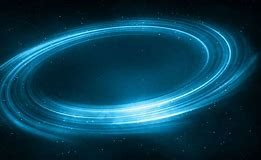
//> input picture Project/8.29/2.jpg, 261 x 160 px
$ ./025.直方图计算   (built with g++ and OpenCV 4)
//> lines starting //> are read from the running program, lines starting //| are printed output that depends on the picture
#include<opencv2/opencv.hpp>
#include<iostream>
#include<math.h>

using namespace std;
using namespace cv;
Mat src, dst, gray_src;
int main(int argc, char** argv) {
	src = imread("C:/Users/Admin/Desktop/opencv/Project/8.29/2.jpg", IMREAD_COLOR);//src 缩写为源文件 打开的文件名要加上格式 比如 jpg
//> src is the input picture: 160 rows x 261 cols, CV_8UC3; mean B, G, R 85.9, 64.6, 10.2
	if (src.empty())
	{
		printf("could not load image....\n");
		return -1;//返回值为-1 表示异常
	}
	namedWindow("input", CV_WINDOW_AUTOSIZE);//创建一个窗口并命名
	namedWindow("output", CV_WINDOW_AUTOSIZE);//创建一个窗口并命名
	imshow("input", src);//在指定窗口显示指定图片

	//分通道显示
	vector < Mat> bgr_planes;
	split(src, bgr_planes);//bgr_planes是一个数组 里面存放三个通道的图像
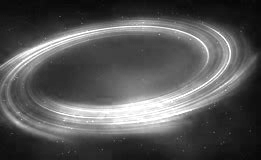
//> bgr_planes[0]: 160 rows x 261 cols, CV_8UC1; min 6, max 255, mean 85.9
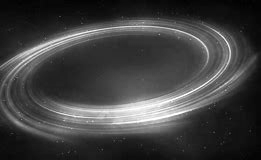
//> bgr_planes[1]: 160 rows x 261 cols, CV_8UC1; min 1, max 255, mean 64.6
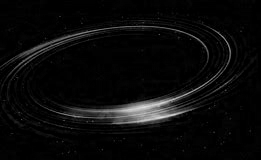
//> bgr_planes[2]: 160 rows x 261 cols, CV_8UC1; min 0, max 226, mean 10.2
	//imshow("single channel demo", bgr_planes[0]);

	//计算直方图
	int histSize = 256;
	float range[] = { 0, 256 };
	const float* histRanges = { range };
	Mat b_hist, g_hist, r_hist;
	calcHist(&bgr_planes[0], 1, 0, Mat(), b_hist, 1, &histSize, &histRanges, true, false);
//> b_hist = 256 values, max 693 at index 15, min 0 at index 0, mean 163.1
	calcHist(&bgr_planes[1], 1, 0, Mat(), g_hist, 1, &histSize, &histRanges, true, false);
//> g_hist = 256 values, max 721 at index 15, min 0 at index 0, mean 163.1
	calcHist(&bgr_planes[2], 1, 0, Mat(), r_hist, 1, &histSize, &histRanges, true, false);
//> r_hist = 256 values, max 14235 at index 0, min 0 at index 216, mean 163.1

	//归一化
	int hist_h = 400;
	int hist_w = 512;
	int bin_w = hist_w / histSize;
	Mat histImage(hist_w, hist_h, CV_8UC3, Scalar(0, 0, 0));
	normalize(b_hist, b_hist, 0, hist_h, NORM_MINMAX, -1, Mat());
//> b_hist = 256 values, max 400 at index 15, min 0 at index 0, mean 94.16
	normalize(g_hist, g_hist, 0, hist_h, NORM_MINMAX, -1, Mat());
//> g_hist = 256 values, max 400 at index 15, min 0 at index 0, mean 90.5
	normalize(r_hist, r_hist, 0, hist_h, NORM_MINMAX, -1, Mat());
//> r_hist = 256 values, max 400 at index 0, min 0 at index 216, mean 4.58

	// 绘制直方图
	for (int i = 1; i < histSize; i++) {
		line(histImage, Point((i - 1) * bin_w, hist_h - cvRound(b_hist.at<float>(i - 1))),
			Point((i)* bin_w, hist_h - cvRound(b_hist.at<float>(i))), Scalar(255, 0, 0), 2, LINE_AA);

		line(histImage, Point((i - 1) * bin_w, hist_h - cvRound(g_hist.at<float>(i - 1))),
			Point((i)* bin_w, hist_h - cvRound(g_hist.at<float>(i))), Scalar(0, 255, 0), 2, LINE_AA);

		line(histImage, Point((i - 1) * bin_w, hist_h - cvRound(r_hist.at<float>(i - 1))),
			Point((i)* bin_w, hist_h - cvRound(r_hist.at<float>(i))), Scalar(0, 0, 255), 2, LINE_AA);
	}
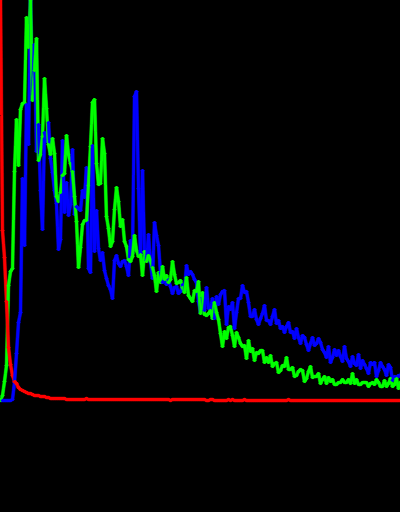
//> histImage: 512 rows x 400 cols, CV_8UC3; mean B, G, R 11.6, 9.7, 3.2
	imshow("histImage" , histImage);
	waitKey(0);
	return 0;
}

$ run again, with Project/8.29/1.jpg copied over Project/8.29/2.jpg
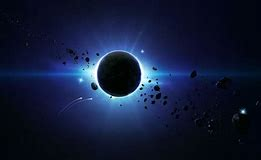
//> input picture Project/8.29/1.jpg, 261 x 160 px
//> src is the input picture: 160 rows x 261 cols, CV_8UC3; mean B, G, R 55.5, 27.9, 18.3
//> `split(src, bgr_planes);`:
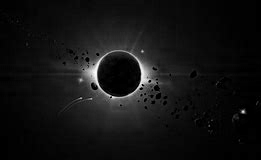
//> bgr_planes[2]: 160 rows x 261 cols, CV_8UC1; min 0, max 252, mean 18.3
//> `calcHist(&bgr_planes[0], 1, 0, Mat(), b_hist, 1, &histSize, &histRange..`: b_hist = 256 values, max 1710 at index 17, min 6 at index 236, mean 163.1
//> `calcHist(&bgr_planes[1], 1, 0, Mat(), g_hist, 1, &histSize, &histRange..`: g_hist = 256 values, max 2749 at index 7, min 4 at index 205, mean 163.1
//> `calcHist(&bgr_planes[2], 1, 0, Mat(), r_hist, 1, &histSize, &histRange..`: r_hist = 256 values, max 3722 at index 2, min 0 at index 209, mean 163.1
//> `normalize(b_hist, b_hist, 0, hist_h, NORM_MINMAX, -1, Mat());`: b_hist = 256 values, max 400 at index 17, min 0 at index 236, mean 36.88
//> `normalize(g_hist, g_hist, 0, hist_h, NORM_MINMAX, -1, Mat());`: g_hist = 256 values, max 400 at index 7, min 0 at index 205, mean 23.19
//> `normalize(r_hist, r_hist, 0, hist_h, NORM_MINMAX, -1, Mat());`: r_hist = 256 values, max 400 at index 2, min 0 at index 209, mean 17.53
//> after the loop `for (int i = 1; i < histSize; i++)`:
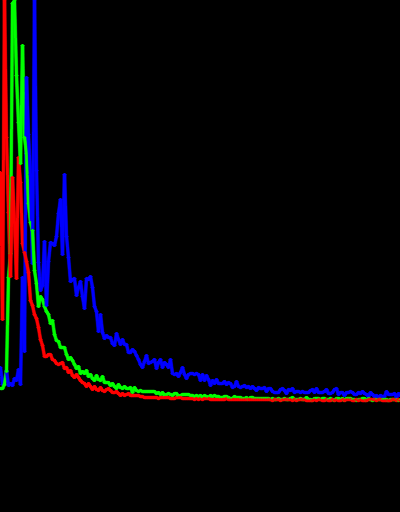
//> histImage: 512 rows x 400 cols, CV_8UC3; mean B, G, R 8.2, 4.7, 5.7

$ run again, with Project/8.29/11.jpg copied over Project/8.29/2.jpg
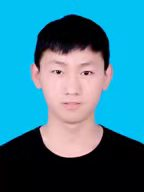
//> input picture Project/8.29/11.jpg, 144 x 192 px
//> src is the input picture: 192 rows x 144 cols, CV_8UC3; mean B, G, R 147.1, 124.6, 53.8
//> `split(src, bgr_planes);`:
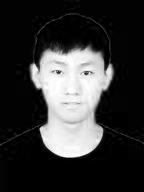
//> bgr_planes[2]: 192 rows x 144 cols, CV_8UC1; min 0, max 255, mean 53.8
//> `calcHist(&bgr_planes[0], 1, 0, Mat(), b_hist, 1, &histSize, &histRange..`: b_hist = 256 values, max 7073 at index 243, min 2 at index 80, mean 108
//> `calcHist(&bgr_planes[1], 1, 0, Mat(), g_hist, 1, &histSize, &histRange..`: g_hist = 256 values, max 7776 at index 194, min 0 at index 216, mean 108
//> `calcHist(&bgr_planes[2], 1, 0, Mat(), r_hist, 1, &histSize, &histRange..`: r_hist = 256 values, max 7927 at index 2, min 0 at index 98, mean 108
//> `normalize(b_hist, b_hist, 0, hist_h, NORM_MINMAX, -1, Mat());`: b_hist = 256 values, max 400 at index 243, min 0 at index 80, mean 6
//> `normalize(g_hist, g_hist, 0, hist_h, NORM_MINMAX, -1, Mat());`: g_hist = 256 values, max 400 at index 194, min 0 at index 216, mean 5.56
//> `normalize(r_hist, r_hist, 0, hist_h, NORM_MINMAX, -1, Mat());`: r_hist = 256 values, max 400 at index 2, min 0 at index 98, mean 5.45
//> after the loop `for (int i = 1; i < histSize; i++)`:
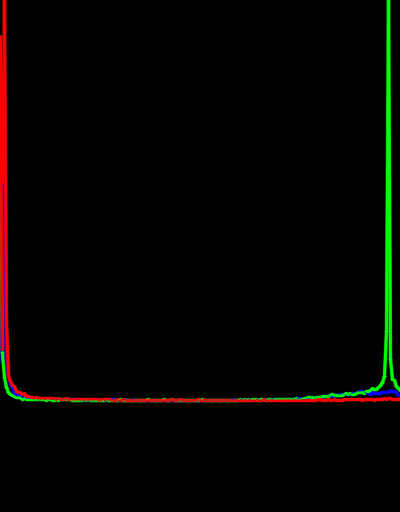
//> histImage: 512 rows x 400 cols, CV_8UC3; mean B, G, R 0.7, 3.7, 4.4
